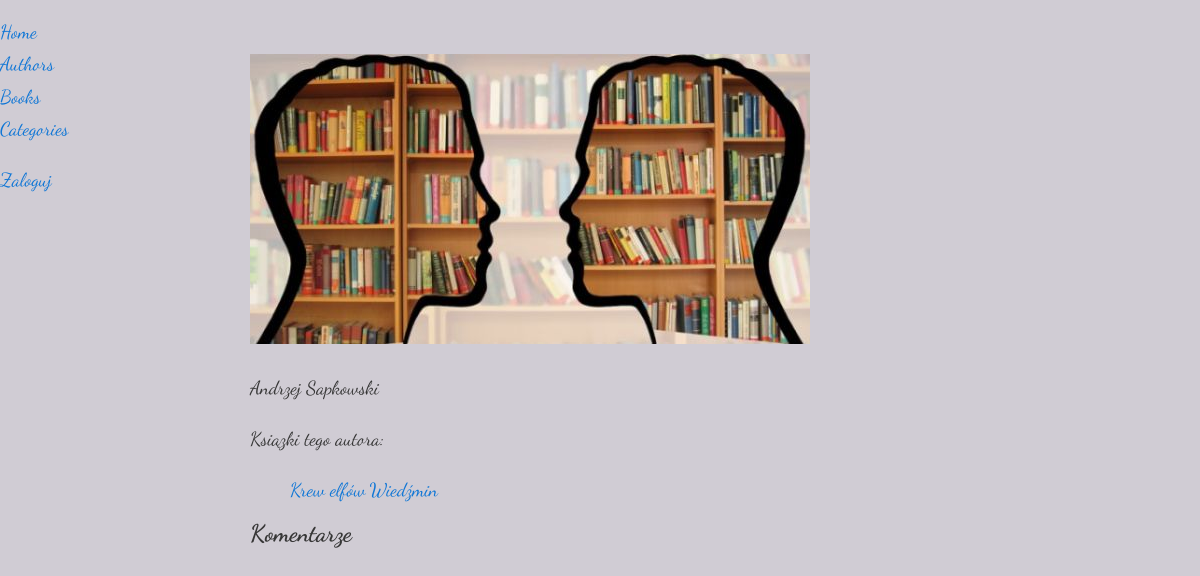
Screenshot of /authors/1 with the database file from the repository.
### books/models.py (models this page shows)
class Author(models.Model):
    first_name = models.CharField(
        max_length= 50,
        null= False,
        blank= False,
        verbose_name="First Name",
        help_text= "",
    )
    last_name = models.CharField(
        max_length= 100,
        null= False,
        blank= False,
        verbose_name="Last Name",
        help_text= "",
    )
    birth_date = models.DateField(
        null= True,
        blank= True,
        verbose_name="Birth Date",
        help_text= "",
    )
    web_site = models.URLField(
        null= False,
        blank= True,
        default= "",
        verbose_name="web Site Address",
        help_text= "",
    )
    def __str__(self):
        return str(f"{self.first_name} {self.last_name}")

class Book(models.Model):
    title = models.CharField(
        max_length= 200,
        null= False,
        blank= False,
        verbose_name="Title",
        help_text= "",
    )
    def __str__(self):
        return self.title
    author = models.ForeignKey(
        Author, on_delete=models.PROTECT,
        null=False,
        blank=False,
        verbose_name="Author",
        help_text="",
    )
    categories = models.ManyToManyField(
        "Category",
        blank= False,
        verbose_name="Categories",
        help_text= "",
    )
    pages = models.PositiveIntegerField(
        null= False,
        blank= False,
        verbose_name="Pages",
        help_text= "",
    )
    description = models.TextField(
        blank= True,
        verbose_name="Description",
        help_text= "",
    )
    cover = models.ImageField(
        blank =True, null=False, default="",
        verbose_name="Cover image",
        help_text="",
    )

### books/views.py (the view)
# urls.py: path('authors/<int:pk>', views.AuthorDetailView.as_view(), name='author-details'),
class AuthorDetailView(DetailView):
    template_name = 'books/author_details.html'
    model = Author

### templates/books/author_details.html (shortened to what this page needs)
{% extends "base.html" %}
{% load comments %}
{% block content %}
<p>{{object}}</p>
<p>Ksiązki tego autora:</p>
<ul>
    {% for book in object.book_set.all %}
    <a href="{% url 'books:book-details' book.pk %}">{{ book }}</a></li>
    {% endfor %}
</ul>
<h3>Komentarze</h3>
{% endblock %}

### books/static/books/books.css (style rules this page uses)
*, *::before, *::after { box-sizing: border-box; }
:root { --ff-sans: 'Dancing Script', cursive; --ff-headers: 'Dancing Script', , serif; --fw-regular: 400; --fw-bold: 700; --fs-h1: 3rem; --fs-h2: 2.25rem; --fs-h3: 1.5rem; --fs-body: 1rem; --clr-light: #FFFFFF; --clr-dark: #363636; --clr-accent: #0f76d6; }
body { background-color: rgb(208, 204, 212); color: var(--clr-dark); margin: 0; font-family: var(--ff-sans); font-size: var(--fs-body); font-weight: var(--fw-regular); line-height: 1.7; }
h1, h2, h3 { margin: 0; line-height: 1; font-weight: var(--fw-bold); font-family: var(--ff-headers); }
h3 { font-size: var(--fs-h3); color: var(--clr-gray); }
a { color: var(--clr-accent); text-shadow: crimson; font-size: 19px; text-decoration: darkblue; }
p { font-size: 19px; }
@media (min-width: 1000px) { body { display: grid; grid-template-columns: 250px 2fr; } }

### rows the page displays
Author: first_name+last_name "Andrzej Sapkowski"
Book: title "Krew elfów"
Book: title "Wiedźmin"
